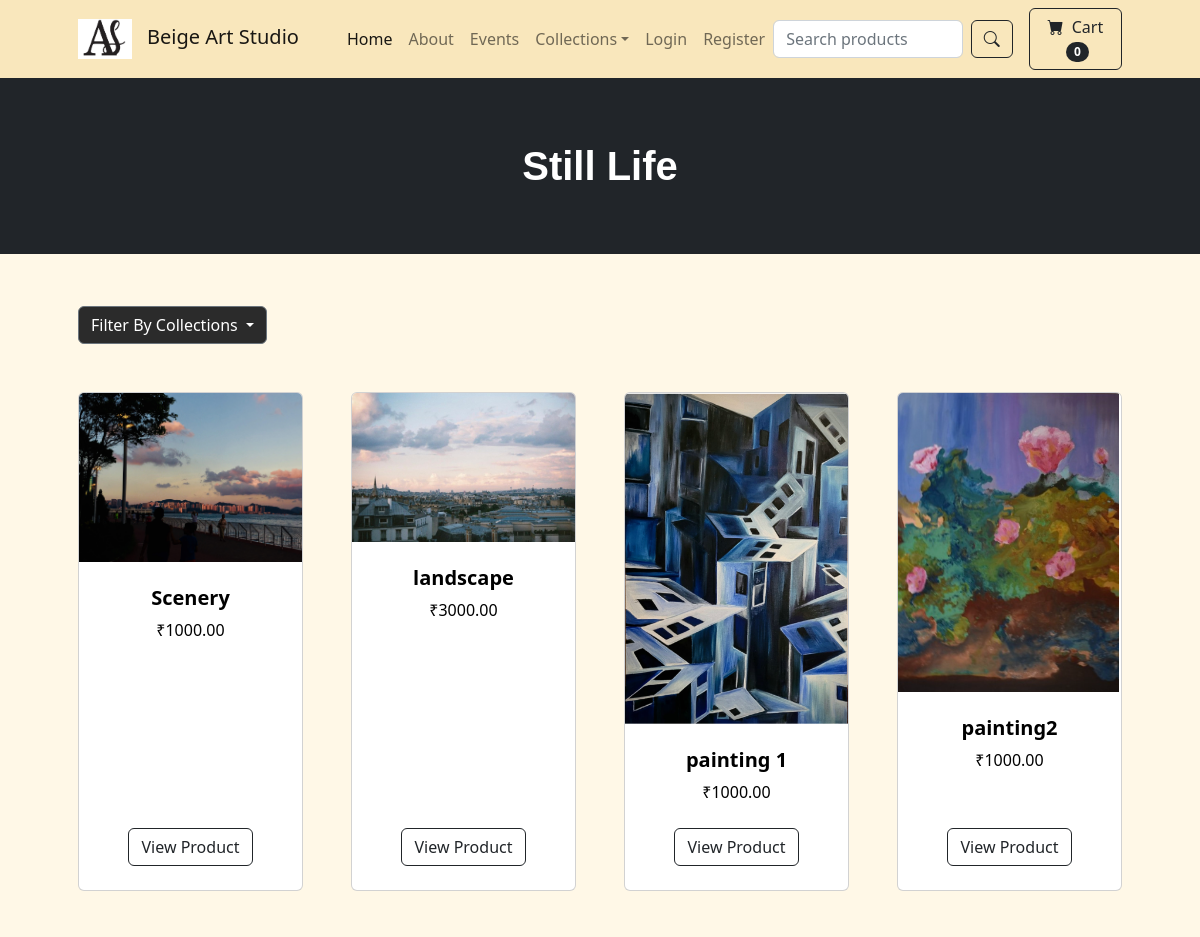
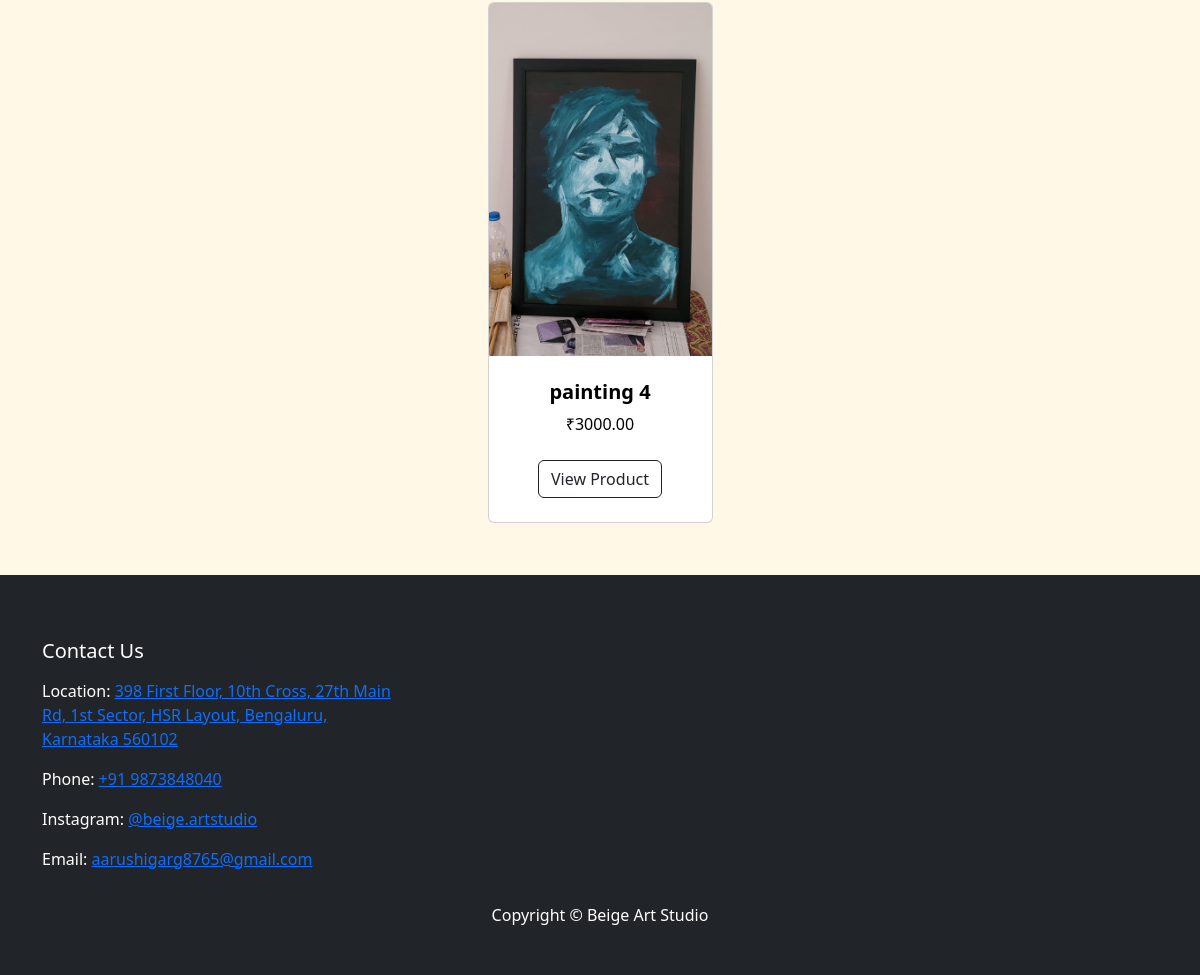
/category/Still Life/, run on the app's committed database (2 pictures, top to bottom).
### store/models.py (models this page shows, shortened)
class Category(models.Model):
    name = models.CharField(max_length=50)
    def __str__(self):
        return self.name
    class Meta:
      verbose_name_plural = 'categories'

class Product(models.Model):
    name = models.CharField(max_length=100)
    price = models.DecimalField(default=0, decimal_places=2, max_digits=6)
    category = models.ForeignKey(Category, on_delete=models.CASCADE, default=1)
    description = models.CharField(max_length=250, default='', blank=True, null=True)
    image = models.ImageField(upload_to='uploads/product/')
    is_sale = models.BooleanField(default=False)
    sale_price = models.DecimalField(default=0, decimal_places=2, max_digits=6)

### store/views.py (the view)
# urls.py: path('category/<str:foo>/', views.category, name='category'),
def category(request, foo):
    foo = foo.replace('-', ' ')
    try:
        categories = Category.objects.all()
        category = Category.objects.get(name=foo)
        products = Product.objects.filter(category=category)
        return render(request, 'category.html', {'products':products, 'category':category, "categories":categories})
    except:
        messages.success(request, ("That Category Doesn't Exist"))
        return redirect('home')

### cart/cart.py (called while the page is built)
    def __len__(self):
        return len(self.cart)

### cart/context_processors.py (called while the page is built)
def cart(request):
    return {'cart': Cart(request)}

### store/templates/category.html (shortened to what this page needs)
{% extends 'base.html' %}
{% block content %}
        <header class="bg-dark py-3">
            <div class="container px-1 px-lg-2 my-5">
                <div class="text-center text-white">
                    <h1 class="display-5 fw-bold" style="font-size: 2.5rem; font-family: Arial, sans-serif;">{{ category }}</h1>
                </div>
            </div>
        </header>
        <section class="py-1">
            <div class="container px-4 px-lg-5 mt-5">
                <div class="dropdown">
                    <button class="btn btn-secondary dropdown-toggle" type="button" data-bs-toggle="dropdown" aria-expanded="false" style="background-color: #2b2b2b;">
                        Filter By Collections
                    </button>
                </div>
            </div>
            <div class="container px-4 px-lg-5 mt-5">
                <div class="row gx-4 gx-lg-5 row-cols-2 row-cols-md-3 row-cols-xl-4 justify-content-center">
                {% for product in products %}
                <div class="col mb-5">
                        <div class="card h-100">
                            <img class="card-img-top" src="{{ product.image.url }}" alt="..." />
                            <div class="card-body p-4">
                                <div class="text-center">
                                    <h5 class="fw-bolder">{{ product.name }}</h5>
                                    ₹{{ product.price }}
                                </div>
                            </div>
                            <div class="card-footer p-4 pt-0 border-top-0 bg-transparent">
    <div class="text-center"><a class="btn btn-outline-dark mt-auto" href="{% url 'product' product.id %}">View Product</a></div>
                            </div>
                        </div>
                    </div>
                    {% endfor %}
            </div>
        </section>
{% endblock %}

### store/templates/base.html (style rules this page uses)
body { background-color: #fff8e7; color: black; }

### data on the page
Category: name "Still Life"
Product: image (picture), name "Scenery", price "1000.00"
Product: image (picture), name "landscape", price "3000.00"
Product: image (picture), name "painting 1", price "1000.00"
Product: image (picture), name "painting2", price "1000.00"
Product: image (picture), name "painting 4", price "3000.00"

### other printed values
{{ cart|length }} "0"
